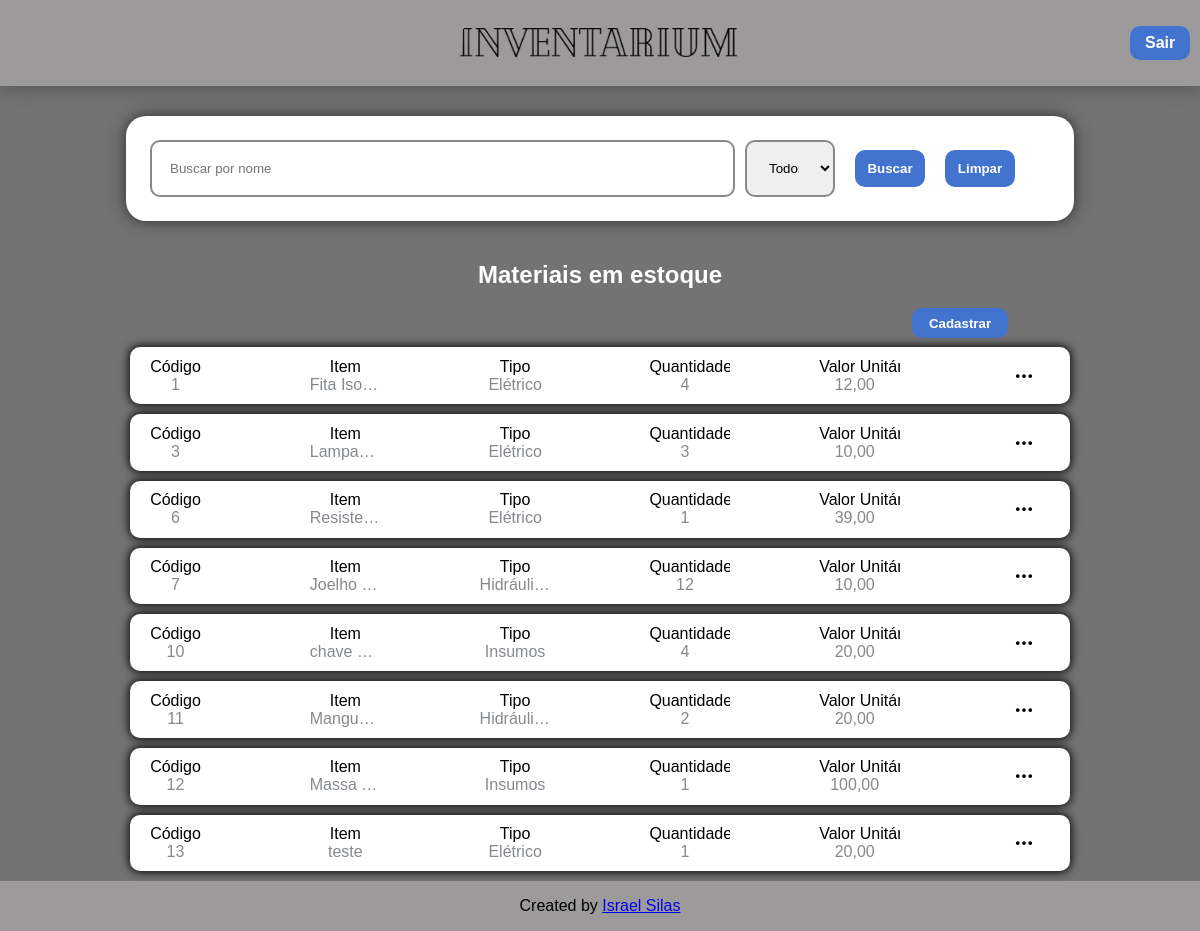
/index.php (signed in), run on the app's committed database.
### tables this page shows
CREATE TABLE `material_manutencao` (
  `cd_codigo` int NOT NULL AUTO_INCREMENT,
  `nm_item` varchar(60) DEFAULT NULL,
  `ds_tipo` varchar(20) DEFAULT NULL,
  `qt_itens` int DEFAULT NULL,
  `vl_unitario` decimal(10,2) DEFAULT NULL,
  `qt_minima` int DEFAULT '0',
  PRIMARY KEY (`cd_codigo`)
);

### auth.php (called while the page is built, shortened)
<?php
function ehGestao()
{
    return isset($_SESSION['usuario_tipo']) && $_SESSION['usuario_tipo'] === 'gestao';
}
?>

### index.php (the view, shortened to what this page needs)
<?php
include('conexao.php');
include('auth.php');
$query = "SELECT * FROM material_manutencao";
try {
    $stmt = $conn->prepare($query);
    $stmt->execute();
    $itens = $stmt->fetchAll(PDO::FETCH_ASSOC);
} catch (PDOException $e) {
    die("Erro ao buscar dados: " . $e->getMessage());
}
?>
<!DOCTYPE html>
<html lang="pt-br   ">
<head>
    <link rel="stylesheet" href="css/style.css">
</head>
<body>
    <header>
        <img src="img/logoInvent.png" alt="">
        <a href="logout.php" class="botao" id="btn-logout">Sair</a>
    </header>
    <main>
    <div id="lista">
        <div id="div-filtro">
            <input type="text" id="filtro-nome" placeholder="Buscar por nome">
            <select id="filtro-tipo">
                <option value="">Todos</option>
            </select>
            <div id="div-btn-filtro">
                <button type="button" id="btn-buscar" class="botao">
                    <span class="texto-botao">Buscar</span>
                </button>
                <button type="button" id="btn-limpar-filtro" class="botao">
                    <span class="texto-botao">Limpar</span>
                </button>
            </div>
        </div>
        <h2>Materiais em estoque</h2>
        <div id="div-btn-funcao">
            <?php if(ehGestao()): ?>
                <button class="botao" id="btn-adicionar">Cadastrar</button>
            <?php endif; ?>
        </div>
        <table>
            <tbody id="corpo-tabela">
                <?php foreach ($itens as $item): ?>
                <tr>
                    <td>
                        <div class="item">
                            <p>Código</p>
                            <?= $item['cd_codigo'] ?>
                        </div>
                        <div class="item">
                            <p>Item</p>
                            <span title="<?= $item['nm_item'] ?>"><?= $item['nm_item'] ?></span>
                        </div>
                        <div class="item">
                            <p>Tipo</p>
                            <?= $item['ds_tipo'] ?>
                        </div>
                        <div class="item <?= $item['qt_itens'] == 0 ? 'item-zerado' : '' ?>">
                            <p>Quantidade</p>
                            <?= $item['qt_itens'] ?>
                        </div>
                        <div class="item">
                            <p>Valor Unitário</p>
                            <?= number_format($item['vl_unitario'], 2, ',', '.') ?>
                        </div>
                        <div class="item">
                            <button type="button" class="btn-icon btn-menu-item" data-codigo="<?= $item['cd_codigo'] ?>"
                                data-nome="<?= $item['nm_item'] ?>" data-tipo="<?= $item['ds_tipo'] ?>"
                                data-quantidade="<?= $item['qt_itens'] ?>" data-valor="<?= $item['vl_unitario']?>" data-qtmin="<?= $item['qt_minima']?>">
                                <img src="icons/three-dots.svg" alt="Opções">
                            </button>
                            </div>
                        </td>
                    </tr>
                <?php endforeach ?>
            </tbody>
        </table>
    </div>
    </main>
    <footer>
        <p>Created by <a href="https://www.linkedin.com/in/israel-silas-69ba9b1a8">Israel Silas</a></p>
    </footer>
</body>
</html>

### css/style.css (style rules this page uses)
* { box-sizing: border-box; }
html, body { min-height: 100%; margin:0; }
body { display: flex; flex-direction: column; min-height: 100vh; margin:0; padding: 0; font-family:sans-serif; background-image: linear-gradient(rgba(0, 0, 0, 0.55), rgba(0, 0, 0, 0.55)), url("../img/logoAllBlack.png"); background-size: cover; background-position: center; background-repeat: no-repeat; }
main { flex:1; }
header { margin:0; margin-bottom: 10px; display: grid; grid-template-columns: 1fr auto 1fr; align-items: center; background-color: rgba(156, 154, 154); box-shadow: 0px 0px 20px 1px rgba(0,0,0,0.3); }
header img { width: 80%; margin:0; grid-column: 2; justify-self: center; }
header a { grid-column: 3; justify-self: end; text-decoration: none; text-align: center; }
#btn-logout { width: 15%; padding: 2%; }
#lista { display: flex; flex-direction: column; align-items: center; justify-content: center; }
h2 { color:#fff; }
#div-btn-funcao { margin:0; align-self: flex-end; margin-right: 10%; width:20%; display: flex; gap: 20px; justify-content: center; }
#div-btn-funcao .botao { width:40%; padding: 3%; margin:0; border-radius: 10px; }
table { width: 80%; text-align: center; justify-content: center; display: flex; }
tbody { width: 100%; display: flex; flex-direction: column; align-items: center; gap:10px; padding: 1%; }
tr { display: flex; flex-direction: column; width: 100%; }
td { display: flex; gap: 80px; justify-content: center; align-items: center; background-color: #fff; border-radius: 10px; box-shadow: 0px 0px 10px 1px #000; color:#85898d; }
td p { color:#000; margin: 0; }
.item { width: 80%; padding: 1%; justify-content: center; white-space: nowrap; overflow: hidden; text-overflow: ellipsis; }
.btn-icon { border: none; background: transparent; cursor: pointer; padding: 8px; }
.btn-icon img { width: 20px; height: 20px; display: block; }
#div-filtro { display: flex; gap:10px; width:79%; margin: 20px; padding: 2%; border-radius:20px; box-shadow: 0px 0px 20px 1px rgba(0,0,0,0.3), 0px 0px 10px 1px rgba(0,0,0,0.3); background-color: #fff; }
#filtro-nome { width:65%; padding: 2%; }
#filtro-tipo { width: 10%; padding: 2%; }
#div-btn-filtro { margin:0; margin-right: 0%; width:20%; display: flex; gap: 0px; justify-content: center; }
.botao { width:50%; padding: 3%; margin:0; border-radius: 10px; }
.texto-botao { display: inline; }
input { border: 2px solid #85898d; padding: 3%; width: 70%; border-radius:10px; }
select { border: 2px solid #85898d; padding: 3%; width: 78%; border-radius:10px; }
.botao { background-color: #4273cf; border: none; transition: background-color 0.5s; font-weight: bold; color: #fff; margin: 10px; }
footer { text-align: center; background-color: rgba(156, 154, 154); }

### data on the page
material_manutencao: cd_codigo "1", nm_item "Fita Iso…", ds_tipo "Elétrico", qt_itens "4", vl_unitario "12,0…"
material_manutencao: cd_codigo "3", nm_item "Lampadas", ds_tipo "Elétrico", qt_itens "3", vl_unitario "10,0…"
material_manutencao: cd_codigo "6", nm_item "Resiste…", ds_tipo "Elétrico", qt_itens "1", vl_unitario "39,0…"
material_manutencao: cd_codigo "7", nm_item "Joelho…", ds_tipo "Hidráulico", qt_itens "12", vl_unitario "10,0…"
material_manutencao: cd_codigo "10", nm_item "chave…", ds_tipo "Insumos", qt_itens "4", vl_unitario "20,0…"
material_manutencao: cd_codigo "11", nm_item "Mangu…", ds_tipo "Hidráulico", qt_itens "2", vl_unitario "20,0…"
material_manutencao: cd_codigo "12", nm_item "Massa…", ds_tipo "Insumos", qt_itens "1", vl_unitario "100,0…"
material_manutencao: cd_codigo "13", nm_item "teste", ds_tipo "Elétrico", qt_itens "1", vl_unitario "20,0…"
